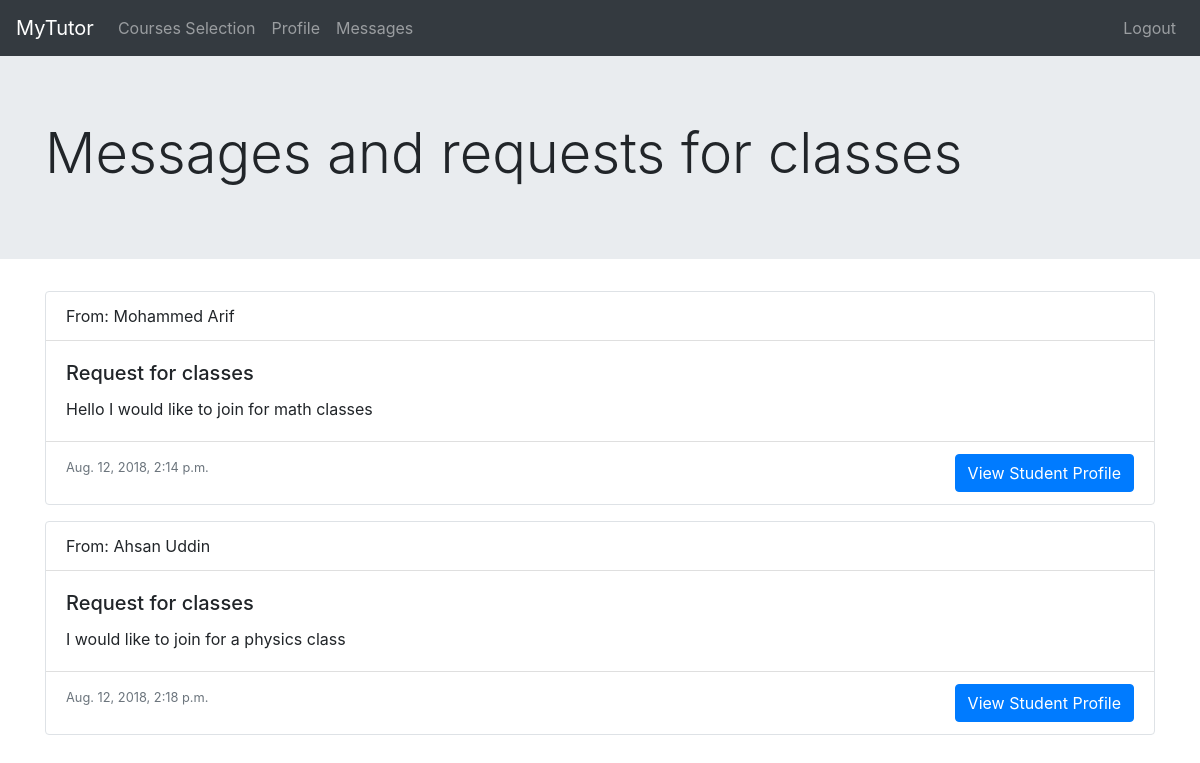
The page /account/tutor-messages/ (signed in) on the database its author committed.
### accounts/models.py (models this page shows, shortened)
class ClassRequest(models.Model):
    user = models.ForeignKey(User, on_delete=models.CASCADE)
    req_to = models.CharField(max_length=100, default='')
    msg = models.CharField(max_length=1500, default='')
    time = models.DateTimeField(auto_now_add=True)

class UserProfile(models.Model):
    user = models.OneToOneField(User, on_delete=models.CASCADE)
    full_name = models.CharField(max_length=100, default='')
    city = models.CharField(max_length=100, default='')
    profession = models.CharField(max_length=100, default='')
    user_type = models.CharField(max_length=50,)

### accounts/views.py (the view)
def tutor_messages(request):
    template_name = 'accounts/tutor-messages.html'
    user = request.user
    reqs = ClassRequest.objects.filter(req_to=user)
    args = {'reqs':reqs}
    return render(request, template_name, args)

### accounts/templates/accounts/tutor-messages.html (shortened to what this page needs)
{%extends 'base.html'%}
{%block body%}
<div class="jumbotron jumbotron-fluid">
  <div class="container">
    <h4 class="display-4">Messages and requests for classes</h4>
  </div>
</div>
<div class="container">
  {%for req in reqs%}
  <div class="card border mb-3">
    <div class="card-header bg-transparent">From: {{req.user.userprofile.full_name}}</div>
    <div class="card-body">
      <h5 class="card-title">Request for classes</h5>
      <p class="card-text">{{req.msg}}</p>
    </div>
    <div class="card-footer bg-transparent">
      <small class="text-muted">{{req.time}}</small>
      <a href="{%url 'accounts:student_profile_view_pk' pk=req.user.pk%}" class="btn btn-primary float-right">View Student Profile</a>
    </div>
  </div>
  {%endfor%}
</div>
{%endblock%}

### accounts/templates/base.html (shortened to what this page needs)
<!DOCTYPE html>
<html>
<head>
  <link rel="stylesheet" href="https://use.fontawesome.com/releases/v5.2.0/css/all.css"
>
  <link href="https://stackpath.bootstrapcdn.com/bootstrap/4.1.2/css/bootstrap.min.css" rel="stylesheet"
>
</head>
<body>
  <nav class="navbar navbar-expand-md bg-dark navbar-dark">
    <a class="navbar-brand" href="/account/login/">MyTutor</a>
    <div class="collapse navbar-collapse" id="collapsibleNavbar">
      <ul class="navbar-nav">
        {%if user.is_authenticated%}
          {%block tutornav%}
          <a class="nav-item nav-link" href="/account/course-selection/">Courses Selection</a>
          <a class="nav-item nav-link" href="/account/tutorprofile/">Profile</a>
          <a class="nav-item nav-link" href="/account/tutor-messages/">Messages</a>
          {%endblock%}
        {%endif%}
      </ul>
      <ul class="navbar-nav ml-auto">
        {%if user.is_authenticated%}
        <a class="nav-item nav-link" href="/account/logout/">Logout</a>
        {%else%}
        <a class="nav-item nav-link" href="/account/register/">Create an account</a>
        {%endif%}
      </ul>
    </div>
  </nav>
  {%block body%}{%endblock%}
</body>
</html>

### rows shown on the page
ClassRequest: user.userprofile.full_name "Mohammed Arif", msg "Hello I would like to join for math classes", time "Aug. 12, 2018, 2:14 p.m."
ClassRequest: user.userprofile.full_name "Ahsan Uddin", msg "I would like to join for a physics class", time "Aug. 12, 2018, 2:18 p.m."
